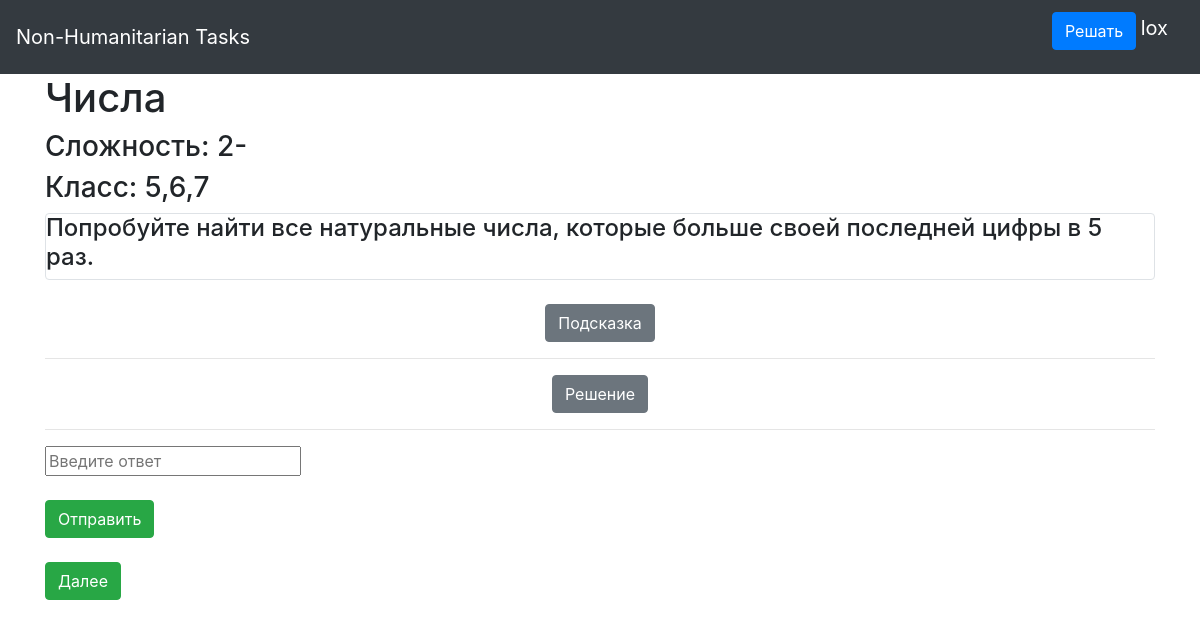
Screenshot of /task/0 (signed in) with the database file from the repository.
### data/users.py (models this page shows, shortened)
class User(SqlAlchemyBase, UserMixin):
    __tablename__ = 'users'
    id = sqlalchemy.Column(sqlalchemy.Integer,
                           primary_key=True, autoincrement=True)
    name = sqlalchemy.Column(sqlalchemy.String, nullable=True)
    about = sqlalchemy.Column(sqlalchemy.String, nullable=True)
    email = sqlalchemy.Column(sqlalchemy.String,
                              index=True, unique=True, nullable=True)
    hashed_password = sqlalchemy.Column(sqlalchemy.String, nullable=True)
    created_date = sqlalchemy.Column(sqlalchemy.DateTime,
                                     default=datetime.datetime.now)
    rating = sqlalchemy.Column(sqlalchemy.Float, index=True, nullable=True)

### data/tasks.py (models this page shows)
class Tasks(SqlAlchemyBase):
    __tablename__ = 'tasks'
    id = sqlalchemy.Column(sqlalchemy.Integer,
                           primary_key=True, autoincrement=True)
    title = sqlalchemy.Column(sqlalchemy.String, nullable=True)
    grade = sqlalchemy.Column(sqlalchemy.String, nullable=True)
    topic = sqlalchemy.Column(sqlalchemy.String, nullable=True)
    content = sqlalchemy.Column(sqlalchemy.String, nullable=True)
    difficulty = sqlalchemy.Column(sqlalchemy.String, nullable=True)
    hint = sqlalchemy.Column(sqlalchemy.String, nullable=True)
    solution = sqlalchemy.Column(sqlalchemy.String, nullable=True)
    answer = sqlalchemy.Column(sqlalchemy.String, nullable=True)

### main.py (the view)
@app.route('/task/<int:id>', methods=['GET', 'POST'])
@login_required
def task(id):
    if id == n:
        return render_template('end.html')
    correctness = ''
    answer = ''
    id = int(id)
    id += 1
    if request.method == 'POST':
        answer = request.form['answer']
    db_sess = db_session.create_session()
    task1 = db_sess.query(Tasks).filter(Tasks.id == id)
    if answer != '':
        if answer == db_sess.query(Tasks).filter(Tasks.id == id).first().answer:
            correctness = "Верно"
        else:
            correctness = 'Неверно'
    return render_template('task.html', tasks=task1, form=task, correctness=correctness, id=id)

### data/db_session.py (called while the page is built)
def create_session() -> Session:
    global __factory
    return __factory()

### main.py (called while the page is built)
@login_manager.user_loader
def load_user(user_id):
    db_sess = db_session.create_session()
    return db_sess.query(User).get(user_id)

### templates/task.html (shortened to what this page needs)
{% extends "base.html" %}
{% block content %}
{% for task in tasks %}
<h1>{{task.title}}</h1>
<h3>Сложность: {{task.difficulty}}</h3>
<h3>Класс: {{task.grade}}</h3>
<div class="col-md6 border rounded">
    <h4>{{task.content}}</h4>
</div>
<body>
<center>
    <button type="button" class="btn btn-secondary" onclick="text_out()">Подсказка</button>
<hr>
</center>
<center>
    <button type="button" class="btn btn-secondary" onclick="text_out1()">Решение</button>
<hr>
</center>
</body>
<body>
                        <div>
                            <form method="post">
                                <input type="text" placeholder="Введите ответ" name="answer"><br/>
                                <button type="submit" class="btn btn-success">Отправить</button>
                            </form>
                        </div>
                      </body>
<form action="/task/{{id}}" method="get">
    <button type="submit" class="btn btn-success">Далее</button>
    </form>
{% endfor %}
{% endblock %}

### templates/base.html (shortened to what this page needs)
<!doctype html>
<html lang="en">
<head>
    <link rel="stylesheet"
          href="https://stackpath.bootstrapcdn.com/bootstrap/4.4.1/css/bootstrap.min.css"
>
</head>
<body>
<header>
    <nav class="navbar navbar-dark bg-dark">
        <a class="navbar-brand" href="#">Non-Humanitarian Tasks</a>
        {% if current_user.is_authenticated %}
         <p>
        <a class="btn btn-primary " href="/task/0">Решать</a>
    <a class="navbar-brand" href="/logout">{{ current_user.name }}</a>
             </p>
{% else %}
    <p>
        <a class="btn btn-primary " href="/register">Зарегистрироваться</a>
        <a class="btn btn-success" href="/login">Войти</a>
    </p>
{% endif %}
    </nav>
</header>
<main role="main" class="container">
    {% block content %}{% endblock %}
</main>
</body>
</html>

### rows the page displays
User: name "lox"
Tasks: title "Числа", difficulty "2-", grade "5,6,7", content "Попробуйте найти все натуральные числа, которые больше своей последней цифры в 5 раз."
